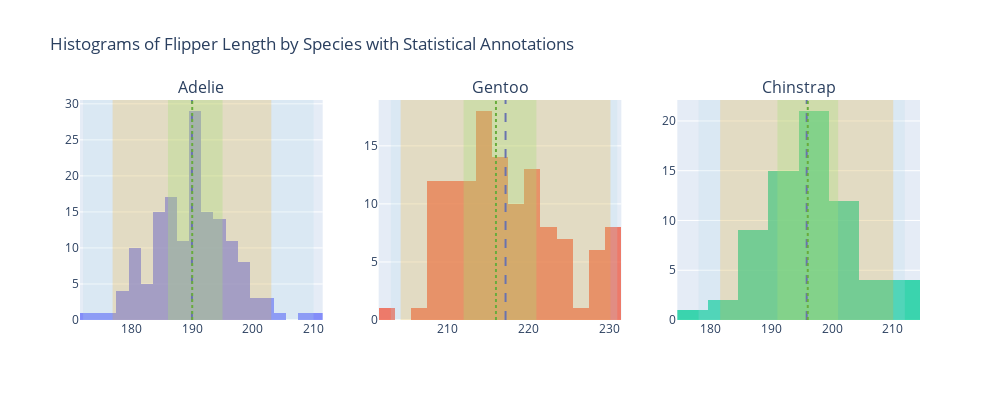

The notebook cell saved with this chart:
### Code cell
import plotly.express as px
import plotly.graph_objects as go
import pandas as pd
import numpy as np
from plotly.subplots import make_subplots
from palmerpenguins import load_penguins

# Load the Palmer Penguins dataset
df = load_penguins()

# Remove any rows with NaN in flipper_length_mm or species columns
df = df.dropna(subset=['flipper_length_mm', 'species'])

# List of species
species_list = df['species'].unique()

# Create a subplot for histograms of each species
fig = make_subplots(rows=1, cols=len(species_list), subplot_titles=species_list)

# Loop over each species
for i, species in enumerate(species_list):
    # Filter data for the species
    species_data = df[df['species'] == species]['flipper_length_mm']
    
    # Calculate mean, median, range, IQR, and standard deviation
    mean = species_data.mean()
    median = species_data.median()
    min_val = species_data.min()
    max_val = species_data.max()
    std_dev = species_data.std()
    q1 = species_data.quantile(0.25)
    q3 = species_data.quantile(0.75)
    
    # Calculate 2 standard deviations from the mean
    lower_2std = mean - 2 * std_dev
    upper_2std = mean + 2 * std_dev

    # Add histogram for the species
    fig.add_trace(
        go.Histogram(x=species_data, name=species, opacity=0.75),
        row=1, col=i+1
    )

    # Add mean and median lines
    fig.add_vline(x=mean, line=dict(color='blue', dash='dash'), row=1, col=i+1)
    fig.add_vline(x=median, line=dict(color='green', dash='dot'), row=1, col=i+1)

    # Add range (min to max) rectangle
    fig.add_vrect(x0=min_val, x1=max_val, fillcolor='lightblue', opacity=0.2, line_width=0, row=1, col=i+1)
    
    # Add IQR rectangle
    fig.add_vrect(x0=q1, x1=q3, fillcolor='lightgreen', opacity=0.3, line_width=0, row=1, col=i+1)
    
    # Add 2 standard deviations rectangle
    fig.add_vrect(x0=lower_2std, x1=upper_2std, fillcolor='orange', opacity=0.2, line_width=0, row=1, col=i+1)

# Update layout for clarity
fig.update_layout(title="Histograms of Flipper Length by Species with Statistical Annotations",
                  barmode='overlay', showlegend=False, height=400, width=1000)

# Show the plot
fig.show()

### Figure 1 — Plotly figure (JSON) as saved in the notebook; plotly's stock layout.template omitted (floating-point values rounded to 4 significant figures; data arrays with more than 128 entries replaced by an {"elided": "..."} marker saying what was removed)
{"data": [{"name": "Adelie", "opacity": 0.75, "type": "histogram", "x": {"elided": "151 int values"}, "xaxis": "x", "yaxis": "y"}, {"name": "Gentoo", "opacity": 0.75, "type": "histogram", "x": [211, 230, 210, 218, 215, 210, 211, 219, 209, 215, 214, 216, 214, 213, 210, 217, 210, 221, 209, 222, 218, 215, 213, 215, 215, 215, 216, 215, 210, 220, 222, 209, 207, 230, 220, 220, 213, 219, 208, 208, 208, 225, 210, 216, 222, 217, 210, 225, 213, 215, 210, 220, 210, 225, 217, 220, 208, 220, 208, 224, 208, 221, 214, 231, 219, 230, 214, 229, 220, 223, 216, 221, 221, 217, 216, 230, 209, 220, 215, 223, 212, 221, 212, 224, 212, 228, 218, 218, 212, 230, 218, 228, 212, 224, 214, 226, 216, 222, 203, 225, 219, 228, 215, 228, 216, 215, 210, 219, 208, 209, 216, 229, 213, 230, 217, 230, 217, 222, 214, 215, 222, 212, 213], "xaxis": "x2", "yaxis": "y2"}, {"name": "Chinstrap", "opacity": 0.75, "type": "histogram", "x": [192, 196, 193, 188, 197, 198, 178, 197, 195, 198, 193, 194, 185, 201, 190, 201, 197, 181, 190, 195, 181, 191, 187, 193, 195, 197, 200, 200, 191, 205, 187, 201, 187, 203, 195, 199, 195, 210, 192, 205, 210, 187, 196, 196, 196, 201, 190, 212, 187, 198, 199, 201, 193, 203, 187, 197, 191, 203, 202, 194, 206, 189, 195, 207, 202, 193, 210, 198], "xaxis": "x3", "yaxis": "y3"}], "layout": {"annotations": [{"font": {"size": 16}, "showarrow": false, "text": "Adelie", "x": 0.1444, "xanchor": "center", "xref": "paper", "y": 1, "yanchor": "bottom", "yref": "paper"}, {"font": {"size": 16}, "showarrow": false, "text": "Gentoo", "x": 0.5, "xanchor": "center", "xref": "paper", "y": 1, "yanchor": "bottom", "yref": "paper"}, {"font": {"size": 16}, "showarrow": false, "text": "Chinstrap", "x": 0.8556, "xanchor": "center", "xref": "paper", "y": 1, "yanchor": "bottom", "yref": "paper"}], "barmode": "overlay", "height": 400, "shapes": [{"line": {"color": "blue", "dash": "dash"}, "type": "line", "x0": 190.0, "x1": 190.0, "xref": "x", "y0": 0, "y1": 1, "yref": "y domain"}, {"line": {"color": "green", "dash": "dot"}, "type": "line", "x0": 190, "x1": 190, "xref": "x", "y0": 0, "y1": 1, "yref": "y domain"}, {"fillcolor": "lightblue", "line": {"width": 0}, "opacity": 0.2, "type": "rect", "x0": 172, "x1": 210, "xref": "x", "y0": 0, "y1": 1, "yref": "y domain"}, {"fillcolor": "lightgreen", "line": {"width": 0}, "opacity": 0.3, "type": "rect", "x0": 186, "x1": 195, "xref": "x", "y0": 0, "y1": 1, "yref": "y domain"}, {"fillcolor": "orange", "line": {"width": 0}, "opacity": 0.2, "type": "rect", "x0": 176.9, "x1": 203.0, "xref": "x", "y0": 0, "y1": 1, "yref": "y domain"}, {"line": {"color": "blue", "dash": "dash"}, "type": "line", "x0": 217.2, "x1": 217.2, "xref": "x2", "y0": 0, "y1": 1, "yref": "y2 domain"}, {"line": {"color": "green", "dash": "dot"}, "type": "line", "x0": 216, "x1": 216, "xref": "x2", "y0": 0, "y1": 1, "yref": "y2 domain"}, {"fillcolor": "lightblue", "line": {"width": 0}, "opacity": 0.2, "type": "rect", "x0": 203, "x1": 231, "xref": "x2", "y0": 0, "y1": 1, "yref": "y2 domain"}, {"fillcolor": "lightgreen", "line": {"width": 0}, "opacity": 0.3, "type": "rect", "x0": 212, "x1": 221, "xref": "x2", "y0": 0, "y1": 1, "yref": "y2 domain"}, {"fillcolor": "orange", "line": {"width": 0}, "opacity": 0.2, "type": "rect", "x0": 204.2, "x1": 230.2, "xref": "x2", "y0": 0, "y1": 1, "yref": "y2 domain"}, {"line": {"color": "blue", "dash": "dash"}, "type": "line", "x0": 195.8, "x1": 195.8, "xref": "x3", "y0": 0, "y1": 1, "yref": "y3 domain"}, {"line": {"color": "green", "dash": "dot"}, "type": "line", "x0": 196, "x1": 196, "xref": "x3", "y0": 0, "y1": 1, "yref": "y3 domain"}, {"fillcolor": "lightblue", "line": {"width": 0}, "opacity": 0.2, "type": "rect", "x0": 178, "x1": 212, "xref": "x3", "y0": 0, "y1": 1, "yref": "y3 domain"}, {"fillcolor": "lightgreen", "line": {"width": 0}, "opacity": 0.3, "type": "rect", "x0": 191, "x1": 201, "xref": "x3", "y0": 0, "y1": 1, "yref": "y3 domain"}, {"fillcolor": "orange", "line": {"width": 0}, "opacity": 0.2, "type": "rect", "x0": 181.6, "x1": 210.1, "xref": "x3", "y0": 0, "y1": 1, "yref": "y3 domain"}], "showlegend": false, "title": {"text": "Histograms of Flipper Length by Species with Statistical Annotations"}, "width": 1000, "xaxis": {"anchor": "y", "domain": [0, 0.2889]}, "xaxis2": {"anchor": "y2", "domain": [0.3556, 0.6444]}, "xaxis3": {"anchor": "y3", "domain": [0.7111, 1]}, "yaxis": {"anchor": "x", "domain": [0, 1]}, "yaxis2": {"anchor": "x2", "domain": [0, 1]}, "yaxis3": {"anchor": "x3", "domain": [0, 1]}}}
